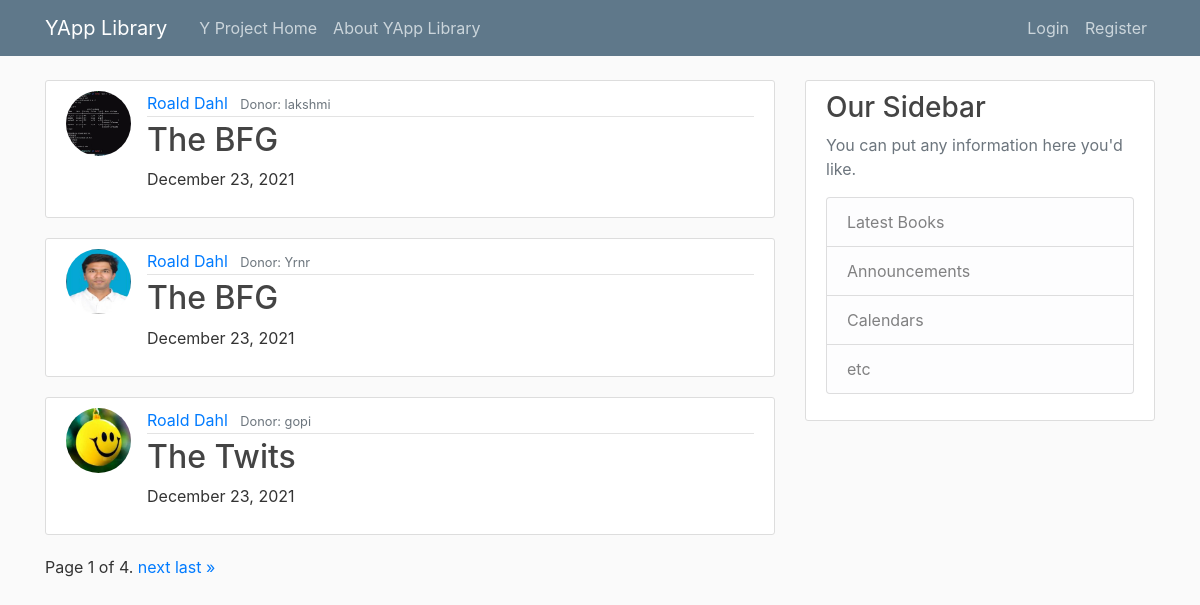
The app's page /author/Roald Dahl/, older data.
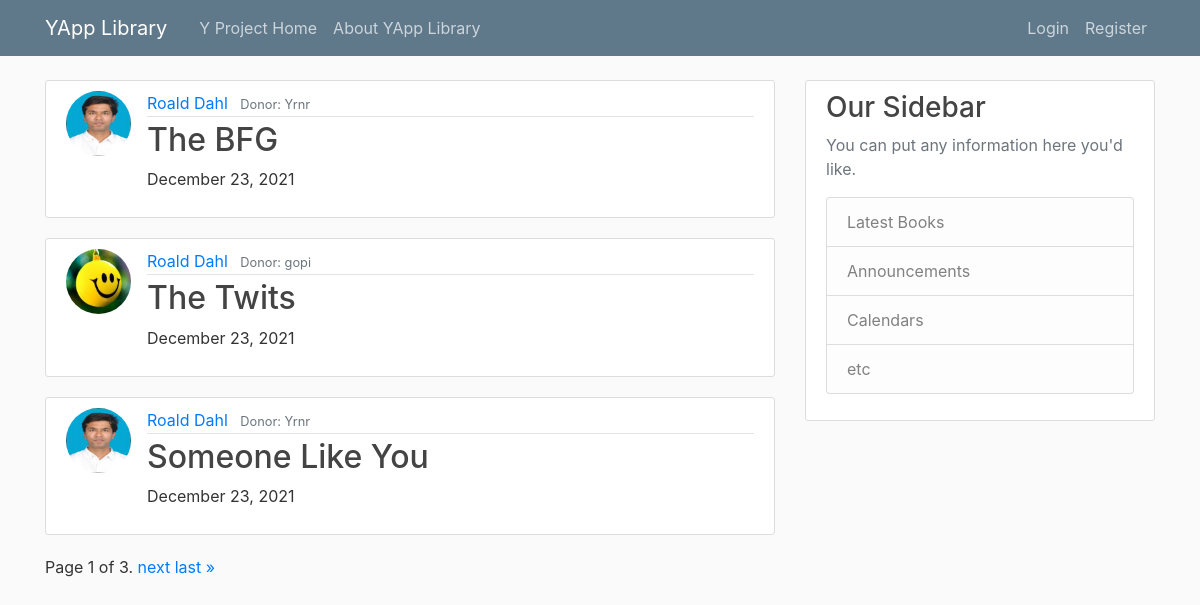
The same page, newer data.
### yapp/models.py (models this page shows, shortened)
class Book(models.Model):
    title = models.CharField(max_length = 100)
    author = models.CharField(max_length = 100)
    donor = models.ForeignKey(User, on_delete = models.CASCADE)
    date_barrowed = models.DateTimeField(default = timezone.now)

### rapp/models.py (models this page shows, shortened)
class Profile(models.Model):
    user = models.OneToOneField(User, on_delete=models.CASCADE)
    image = models.ImageField(default='default.jpg', upload_to='profile_pics')

### yapp/views.py (the view)
# urls.py: path('author/<str:author>/', AuthorBookListView.as_view(), name='author-booklist'),
class AuthorBookListView(ListView):
    model = Book
    template_name = 'yapp/author_bookslist.html' # <app>/<model>_<viewtype>.html
    context_object_name = 'books'
    ordering = ['-title']
    paginate_by = 3
    def get_queryset(self):
        print(f'self.kwargs={self.kwargs.items()} Model={self.model}')
        self.author = self.kwargs["author"]
        return Book.objects.filter(author=self.author)

### yapp/templates/yapp/author_bookslist.html (shortened to what this page needs)
{% extends "yapp/bootstrap.html" %}
        {% block content %}
            {% for book in books %}
            <article class="media content-section">
              {% if book.donor.profile.image %}
                <img class="rounded-circle article-img" src="{{ book.donor.profile.image.url }} ">
              {% else %}
                <img class="rounded-circle article-img" src="media/noprofile.jpg">
              {% endif %}
                <div class="media-body">
                  <div class="article-metadata">
                    <a class="mr-2" href="#">{{ book.author }}</a>
                    <small class="text-muted">Donor: {{ book.donor }}</small>
                  </div>
                  <h2><a class="article-title" href="{% url 'book-detail' book.id %}">{{ book.title }}</a></h2>
                  <p class="article-content">{{ book.date_barrowed|date:"F d, Y" }}</p>
                </div>
              </article>
            {% endfor %}
            <div class="pagination">
                <span class="step-links">
                    <span class="current">
                        Page {{ page_obj.number }} of {{ page_obj.paginator.num_pages }}.
                    </span>
                    {% if page_obj.has_next %}
                        <a href="?page={{ page_obj.next_page_number }}">next</a>
                        <a href="?page={{ page_obj.paginator.num_pages }}">last &raquo;</a>
                    {% endif %}
                </span>
            </div>
        {% endblock %}

Row changes from the older to the newer data that the page shows:
removed Book: author "Roald Dahl", donor "lakshmi", title "The BFG", date_barrowed "December 23, 2021"
now on this page (row unchanged): Book: donor.profile.image (picture), author "Roald Dahl", donor "Yrnr", title "Someone Like You", date_barrowed "December 23, 2021"
Text that changed along with them:
{{ page_obj.paginator.num_pages }}: "4" → "3"
